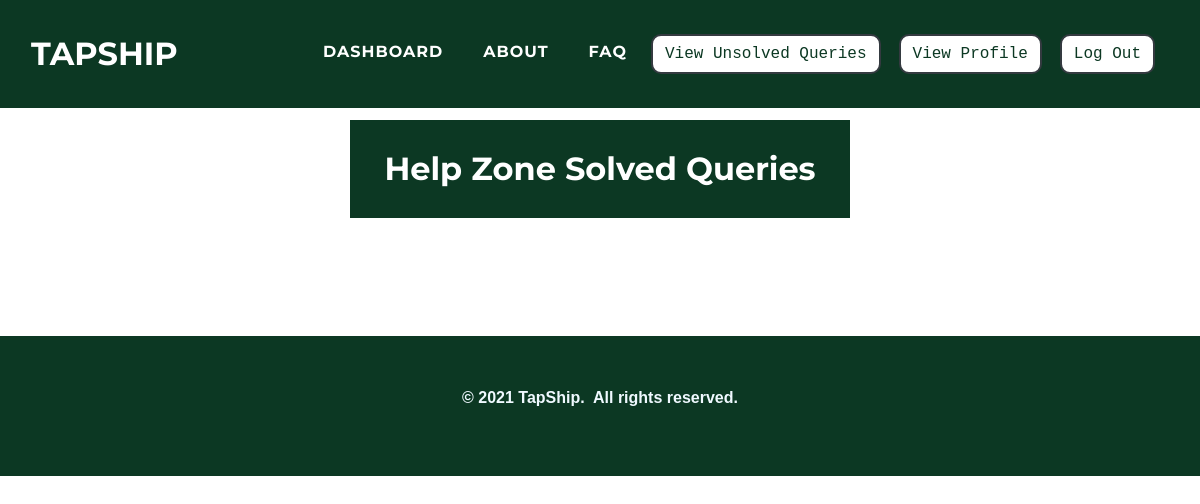
The app's page /admin/helpzonesolvedqueries.php (signed in), older data.
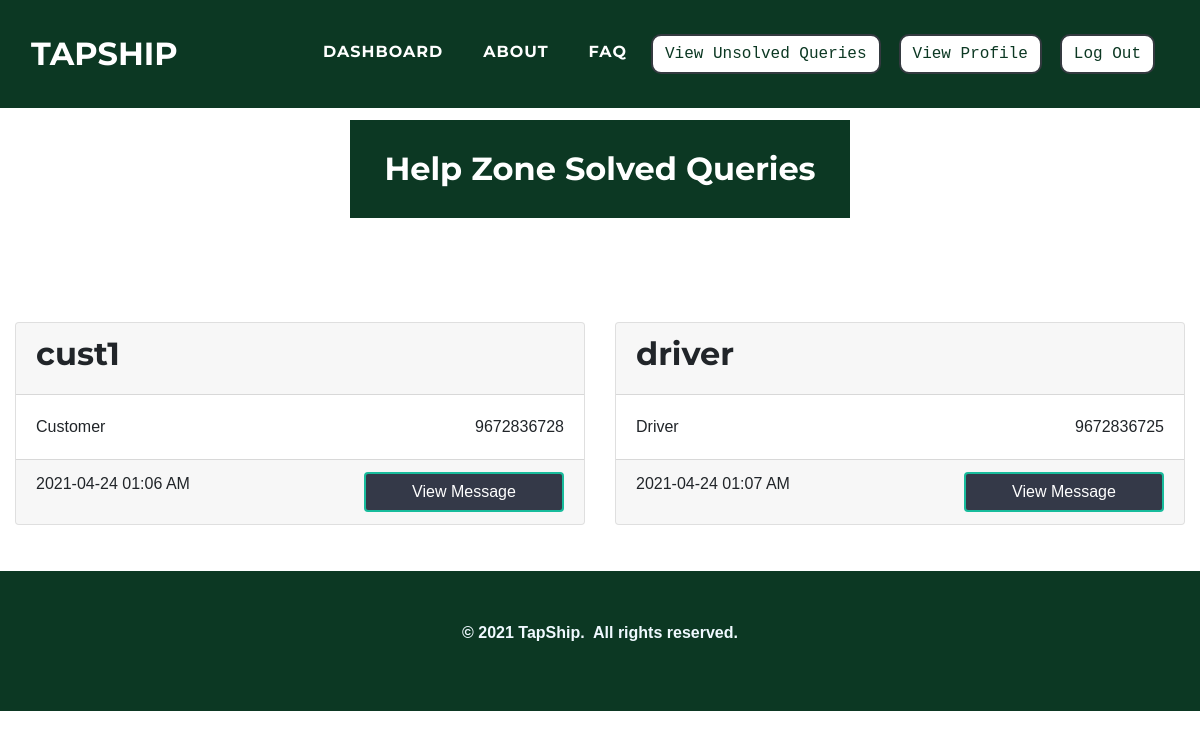
The same page, newer data.
### tables this page shows
CREATE TABLE `queries` (
  `q_id` int(11) NOT NULL,
  `q_subject` varchar(100) NOT NULL,
  `q_message` text NOT NULL,
  `q_by_type` varchar(30) NOT NULL,
  `q_mobile_no` varchar(25) NOT NULL,
  `q_date` varchar(30) DEFAULT NULL,
  `q_time` varchar(30) DEFAULT NULL,
  `q_status` varchar(10) DEFAULT NULL
);

### admin/helpzonesolvedqueries.php (the view, shortened to what this page needs)
<?php
$res = $_SESSION["sessionid"];
$a_name = $res;
?>
<!DOCTYPE html>
<html>
<head>
    <link rel="stylesheet" href="../assets/bootstrap/css/bootstrap.min.css">
    <link rel="stylesheet" href="../assets/fonts/font-awesome.min.css">
    <link rel="stylesheet" href="../assets/fonts/ionicons.min.css">
    <link rel="stylesheet" href="../assets/css/Article-List.css">
    <link rel="stylesheet" href="../assets/css/Features-Boxed.css">
    <link rel="stylesheet" href="../assets/css/Footer-Dark.css">
    <link rel="stylesheet" href="../assets/css/Highlight-Blue.css">
    <link rel="stylesheet" href="https://cdnjs.cloudflare.com/ajax/libs/animate.css/3.5.2/animate.min.css">
    <link rel="stylesheet" href="https://cdnjs.cloudflare.com/ajax/libs/aos/2.2.0/aos.css">
    <link rel="stylesheet" href="../assets/css/Login-Form-Clean.css">
    <link rel="stylesheet" href="../assets/css/table-style.css" />
    <link rel="stylesheet" href="../assets/css/card-hover.css">
</head>
<body id="page-top">
    <nav class="navbar navbar-light navbar-expand-lg fixed-top text-uppercase" id="mainNav" style="background: #0c3823;">
        <div class="container-fluid">
            <a class="navbar-brand js-scroll-trigger" data-bs-hover-animate="pulse" href="../index.php" style="font-family: Montserrat, sans-serif;">TAPSHIP</a>
            <div class="collapse navbar-collapse" id="navbarResponsive">
                <ul class="nav navbar-nav ml-auto">
                    <li class="nav-item mx-0 mx-lg-1"><a class="nav-link py-3 px-0 px-lg-3 rounded js-scroll-trigger" data-bs-hover-animate="pulse" href="index.php" style="filter: contrast(100%) grayscale(0%) hue-rotate(0deg) invert(0%) sepia(0%);">DASHBOARD</a></li>
                    <li class="nav-item mx-0 mx-lg-1"><a class="nav-link py-3 px-0 px-lg-3 rounded js-scroll-trigger" data-bs-hover-animate="pulse" href="../about.php">ABOUT</a></li>
                    <li class="nav-item mx-0 mx-lg-1"><a class="nav-link py-3 px-0 px-lg-3 rounded js-scroll-trigger" data-bs-hover-animate="pulse" href="../faq.php">FAQ</a></li>
                    <li class="nav-item mx-0 mx-lg-1"><a href="helpzoneunsolvedqueries.php"><button class="btn btn-dark text-monospace" data-bs-hover-animate="pulse" type="button" style="margin: 10px;background: rgb(255,255,255);color: #0c3823;margin-left: 0;border-radius: 10px;">View Unsolved Queries</button></a></li>
                    <li class="nav-item mx-0 mx-lg-1"><a href="updateprofile.php?a_name=<?php echo $a_name; ?>"><button class="btn btn-dark text-monospace" data-bs-hover-animate="pulse" type="button" style="margin: 10px;background: rgb(255,255,255);color: #0c3823;margin-left: 0;border-radius: 10px;">View Profile</button></a></li>
                    <li class="nav-item mx-0 mx-lg-1"><a href="../admin/logout-script.php"><button class="btn btn-dark text-monospace" data-bs-hover-animate="pulse" type="button" style="margin: 10px;background: rgb(255,255,255);color: #0c3823;margin-left: 0;border-radius: 10px;">Log Out</button></a></li>
                </ul>
            </div>
        </div>
    </nav>
    <div class="features-boxed">
        <div class="container-fluid" style="background: #ffffff;">
            <div class="intro" style="background: #0c3823;margin-top: 120px;margin-bottom: 30px;">
                <h2 class="text-center" data-aos="fade" style="color: rgb(255,255,255);padding: 30px;margin-bottom: 0px;">Help Zone Solved Queries</h2>
            </div>
        </div>
    </div>
    <br><br>
    <?php
    $con = mysqli_connect("localhost", "root", "", "tapship");
    $query = "SELECT * FROM queries where q_status = '1'";
    $res = mysqli_query($con, $query);
    ?>
    <div class="container-fluid">
        <div class="row" style="margin-top: 10px;">
            <?php while ($row = mysqli_fetch_assoc($res)) { ?>
                <div class="col-md-12 col-xl-6 mb-6 my-3">
                    <div class="card">
                        <div class="card-header">
                            <h2><?php echo $row['q_subject']; ?></h2>
                        </div>
                        <div class="card-body"><?php echo $row['q_by_type'] ?><span style="float: right"><?php echo $row['q_mobile_no']; ?></span></div>
                        <div class="card-footer" style=""><span style="float: left"><?php echo $row['q_date'] . " " . $row['q_time']; ?></span><button class="btn btn-primary float-right " type="button" data-toggle="modal" data-target="#myModal" style="background-color: rgb(52,57,72); width: 200px;">View Message</button></div>
                    </div>
                </div>
            <?php
            }
            ?>
        </div>
    </div>
    <div class="footer-dark" style="background: rgb(12,56,35); margin-top: 30px;">
        <footer>
            <div class="container-fluid">
                <p style="text-align: center;"><strong>© 2021 TapShip.&nbsp; All rights reserved.</strong><br></p>
            </div>
        </footer>
    </div>
</body>
</html>

Row changes from the older to the newer data that the page shows:
added queries: q_subject "cust1", q_by_type "Customer", q_mobile_no "9672836728", q_date "2021-04-24", q_time "01:06 AM"
added queries: q_subject "driver", q_by_type "Driver", q_mobile_no "9672836725", q_date "2021-04-24", q_time "01:07 AM"
